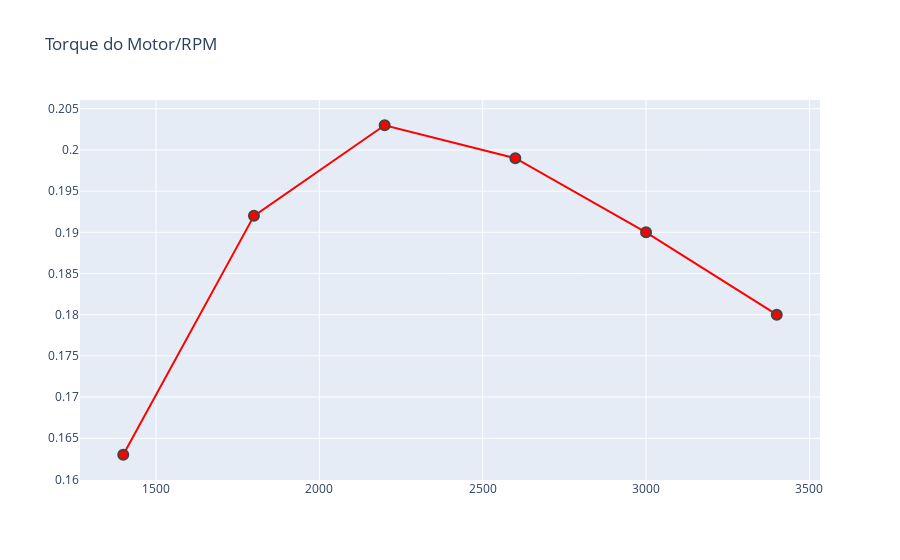

The cell this chart's notebook holds for it:
### Markdown cell above
### Resultado das Medições:
<img src='res1.png'>

### Code cell
# plotando o torque
# Aplicação da Interpolação polinomial
### Escolhendo o Torque como o f(x)

rpm_torque = (1400,0.163),(1800,0.192),(2200,0.203),(2600,0.199),(3000,0.190),(3400,0.180)
_x, _y = zip(*rpm_torque)


fig = go.Figure(data=go.Scatter(x=_x, y=_y, mode='markers',marker_color='red'))
fig.update_traces(mode='lines+markers', marker_line_width=2, marker_size=10)
fig.update_layout(title='Torque do Motor/RPM',yaxis_zeroline=False);fig.show()

### Figure 1 — Plotly figure (JSON) as saved in the notebook; plotly's stock layout.template omitted (floating-point values rounded to 4 significant figures)
{"data": [{"marker": {"color": "red", "line": {"width": 2}, "size": 10}, "mode": "lines+markers", "type": "scatter", "x": [1400, 1800, 2200, 2600, 3000, 3400], "y": [0.163, 0.192, 0.203, 0.199, 0.19, 0.18]}], "layout": {"title": {"text": "Torque do Motor/RPM"}, "yaxis": {"zeroline": false}}}
